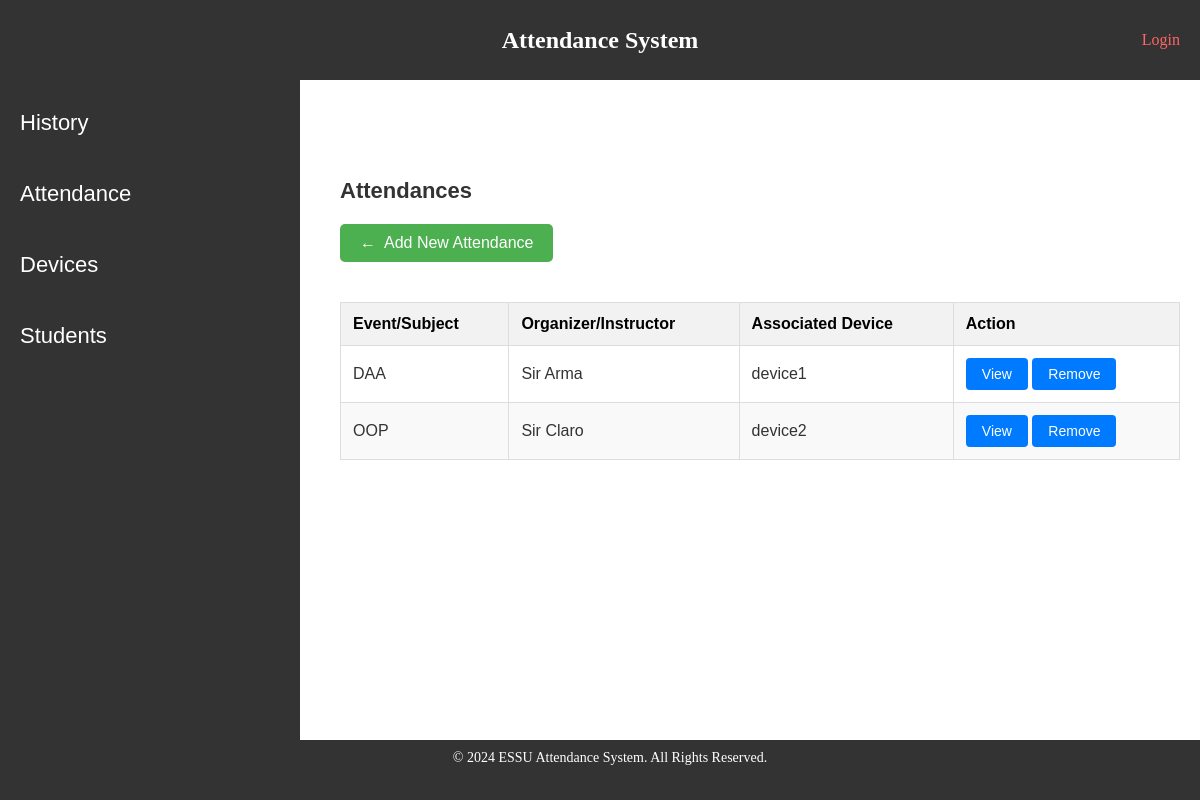
Screenshot of /events/ with the database file from the repository.
### attendance_app/models.py (models this page shows, shortened)
class Event(models.Model):
    device = models.ForeignKey(Device, on_delete=models.CASCADE)
    name = models.CharField(max_length=200, unique=True)
    instructor = models.CharField(max_length=200)

class Device(models.Model):
    name = models.CharField(max_length=200, unique=True)
    token = models.ForeignKey(SecurityToken, on_delete=models.CASCADE)
    def __str__(self):
        return self.name

### attendance_app/views.py (the view)
# urls.py: path("events/",views.events, name='events'),
def events(request):
    events1 = Event.objects.all()
    return render(request, "attendance_app/events.html",{"events":events1})

### attendance_app/templates/attendance_app/events.html (shortened to what this page needs)
{% extends "attendance_app/control_panel.html" %}
{% block content %}
    <h2 class="attendance_dashboard_h2">Attendances</h2>
    <p>
        <a href="{% url 'attendance_app:add_event' %}" class="back-link">Add New Attendance</a>
    </p>
    <table class="table1">
        <thead>
            <tr>
                <th>Event/Subject</th>
                <th>Organizer/Instructor</th>
                <th>Associated Device</th>
                <th>Action</th>
            </tr>
        </thead>
        <tbody>
            {% for event in events %}
            <tr>
                <td>{{event.name}}</td>
                <td>{{event.instructor}}</td>
                <td>{{event.device}}</td>
                <td>
                    <a href="{% url 'attendance_app:event' event.id %}" class="view-btn">View</a>
                    <a href="{% url 'attendance_app:delete_event' event.id %}" class="view-btn">Remove</a>
                </td>
            </tr>
            {% empty %}
            <tr>
                <td colspan="4">No attendance records available.</td>
            </tr>
            {% endfor %}
        </tbody>
    </table>
{% endblock content %}

### attendance_app/static/attendance_app/css/style.css (style rules this page uses)
.back-link { display: inline-block; background-color: #4CAF50; color: white; padding: 10px 20px; text-decoration: none; border-radius: 5px; font-family: Arial, sans-serif; font-size: 16px; transition: background-color 0.3s ease; margin-bottom: 20px; }
.back-link:before { content: "\2190"; margin-right: 8px; }
.attendance_dashboard_h2 { font-family: Arial, sans-serif; color: #333; font-size:22px; margin-bottom: 20px; }
.table1 a.view-btn { display: inline-block; padding: 8px 16px; background-color: #007BFF; color: white; text-decoration: none; border-radius: 4px; font-family: Arial, sans-serif; font-size: 14px; transition: background-color 0.3s ease, color 0.3s ease; }
.table1 { width: 100%; border-collapse: collapse; margin: 20px 0; font-family: Arial, sans-serif; font-size: 16px; text-align: left; }
.table1 th, .table1 td { border: 1px solid #ddd; padding: 12px; }
.table1 th { background-color: #f2f2f2; font-weight: bold; }
.table1 tr:nth-child(even) { background-color: #f9f9f9; }
.table1 td { color: #333; }
html, body { height: 100%; margin: 0; }

### rows the page displays
Event: name "DAA", instructor "Sir Arma", device "device1"
Event: name "OOP", instructor "Sir Claro", device "device2"
